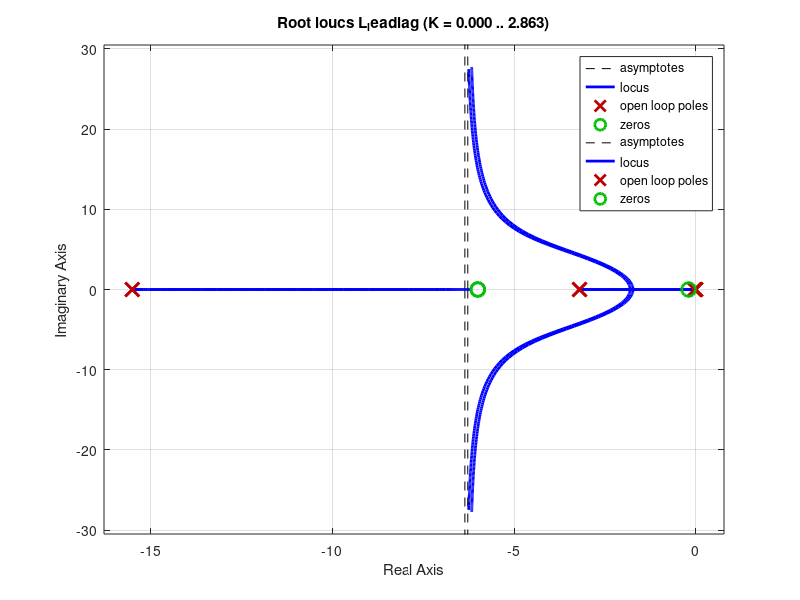

Here is the MATLAB script that generated this plot:
clear variables; clear global; close all;

%Prelab Plant
G=tf(4.7,[1,3.2,0]);

%Enter the lead controller you designed in the prelab for Lab 4
%For reference, I have included here the lead controller that I designed.
%However, you should enter the one that you designed.
Gc_lead=tf(62.1*[1,6],[1,15.51]);

%Select a position for the zero of the lag compensator and then calculate
%the desired position of the pole
%These are suggested designs. Please feel free to adjust them as you see
%fit
zlag=0.2;
plag=zlag/5;

%Construct the transfer function model of the lead-lag compensator
lag_system=tf([1,zlag],[1,plag]);
Gc_leadlag=series(lag_system,Gc_lead);

%Construct the open loop transfer functions
L_lead=series(Gc_lead,G);
L_leadlag=series(Gc_leadlag,G);

%Draw the root locus plots
rlocus(L_lead)
hold on
rlocus(L_leadlag)

%Construct closed loop transfer functions
T_lead=feedback(L_lead,1);
T_leadlag=feedback(L_leadlag,1);

%Determine closed-loop pole positions
cl_poles_lead=pole(T_lead)
cl_poles_leadlag=pole(T_leadlag)

phase0 = rad2deg(atan2(imag(cl_poles_leadlag(1)) - 0, real(cl_poles_leadlag(1)) - zlag));
phase1 = rad2deg(atan2(imag(cl_poles_leadlag(1)) - 0, real(cl_poles_leadlag(1)) - plag));
phase_delta = phase0 - phase1

%Plot the closed loop pole positions. Lead with square, lead-lag with
%triangle
% plot(real(cl_poles_lead),imag(cl_poles_lead),'s');
% plot(real(cl_poles_leadlag),imag(cl_poles_leadlag),'^')
% 
% %Calculate the step responses
% figure
% step(T_lead)
% hold on
% step(T_leadlag)
% 
% %Calculate the ramp responses
% figure
% [maxpole,index_maxpole]=max(real(cl_poles_leadlag));
% Tmax=4/abs(maxpole);
% tvec=0:0.01:Tmax;
% input_vec=tvec;
% lsim(T_lead,input_vec,tvec)
% hold on
% lsim(T_leadlag,input_vec,tvec)
% 
% %Draw the Bode diagrams
% figure
% bode(L_lead)
% hold on
% bode(L_leadlag)
% grid
% 
% %Construct the closed-loop transfer function from disturbances to output
% disturbance_TF_lead = feedback(G,Gc_lead);
% disturbance_TF_leadlag=feedback(G,Gc_leadlag);
% 
% %Calculate disturbance transfer functions
% figure
% step(disturbance_TF_lead,50);
% hold on
% step(disturbance_TF_leadlag,50);
% grid